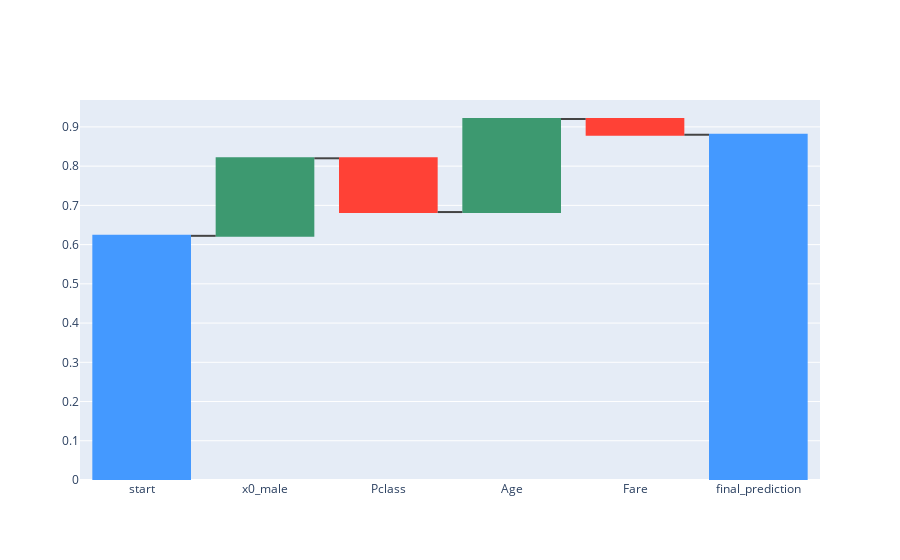

The code cell stored with this chart in its notebook:
### Code cell
plot_single_instance_explaination(mod_rf, instance)

### Figure 1 — Plotly figure (JSON) as saved in the notebook; plotly's stock layout.template omitted (floating-point values rounded to 4 significant figures)
{"data": [{"measure": ["absolute", "relative", "relative", "relative", "relative", "total"], "orientation": "v", "type": "waterfall", "x": ["start", "x0_male", "Pclass", "Age", "Fare", "final_prediction"], "y": [0.6224, 0.1976, -0.137, 0.2372, -0.04012, 0.88]}], "layout": {}}
